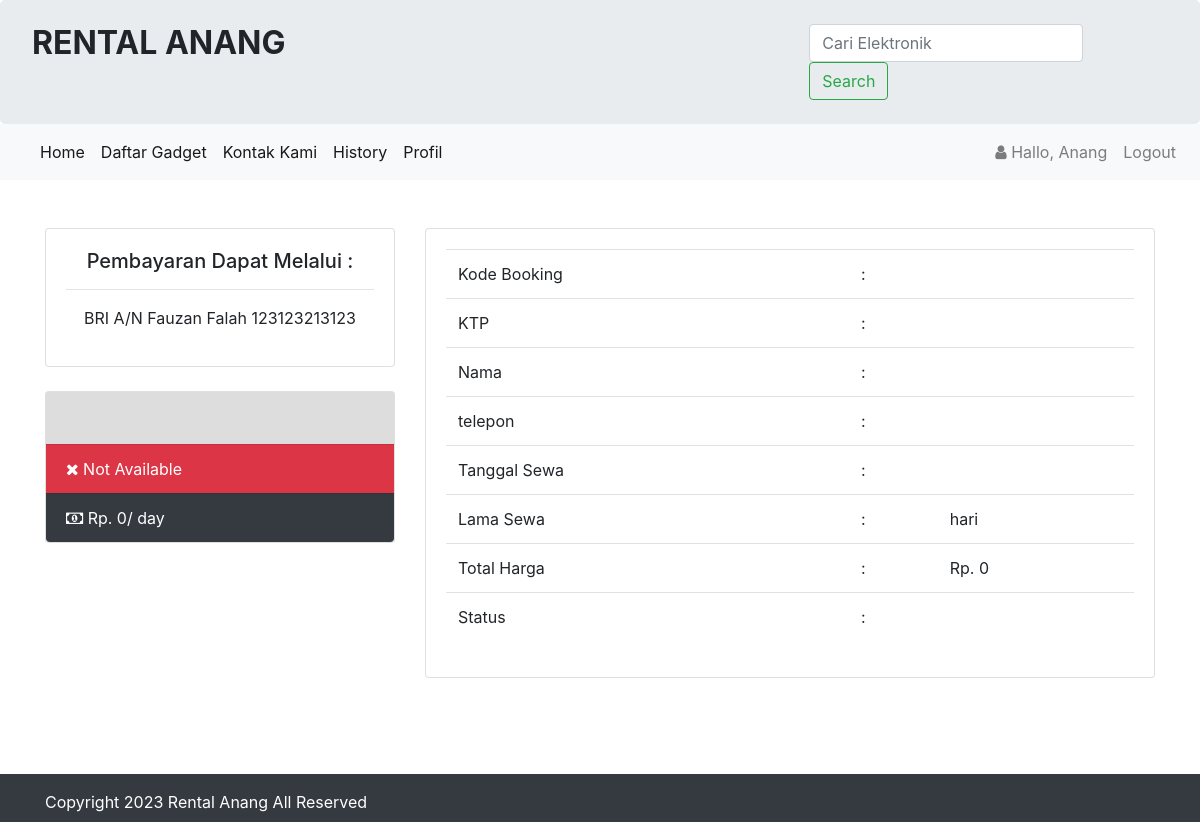
Page /bayar.php (signed in) on the earlier database version.
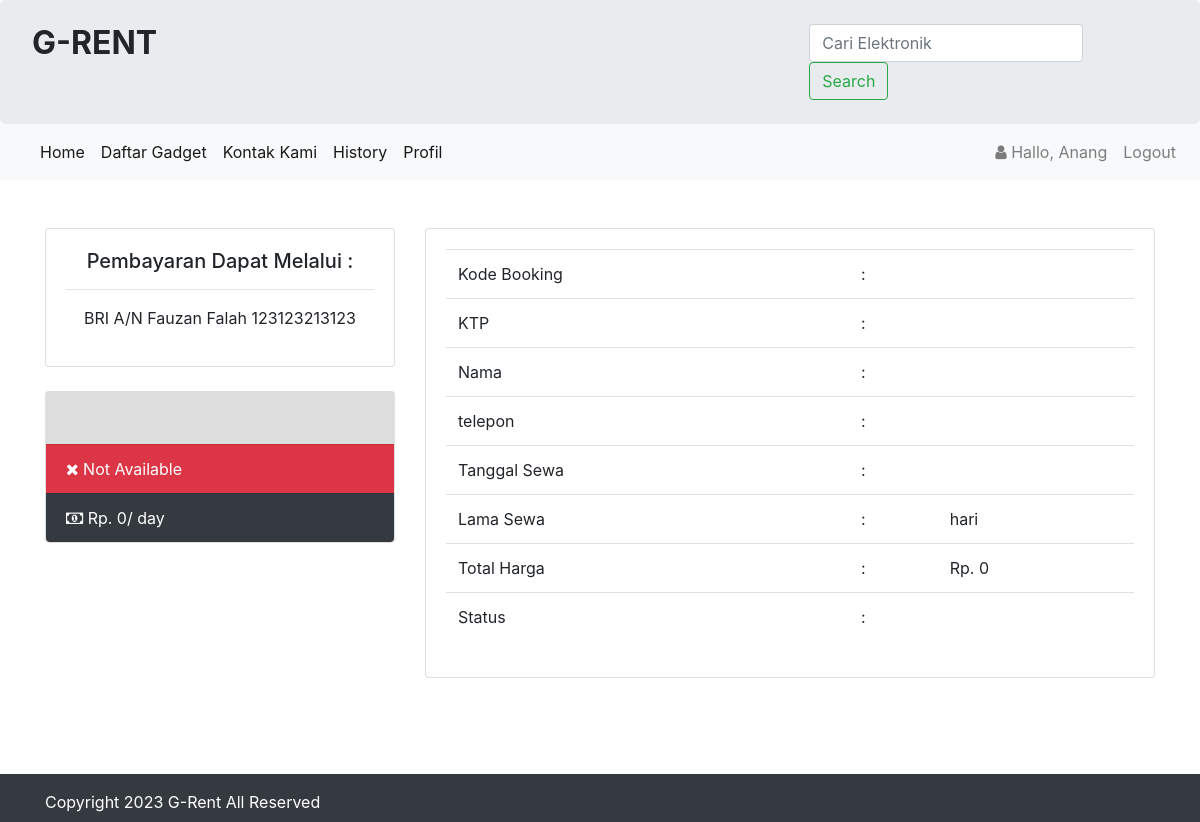
Same page on the later database version.
### tables this page shows
CREATE TABLE `infoweb` (
  `id` int(11) NOT NULL,
  `nama_rental` varchar(255) DEFAULT NULL,
  `telp` varchar(15) DEFAULT NULL,
  `alamat` text DEFAULT NULL,
  `email` varchar(255) DEFAULT NULL,
  `no_rek` text DEFAULT NULL,
  `updated_at` timestamp NOT NULL DEFAULT current_timestamp()
);

### koneksi/koneksi.php (called while the page is built, shortened)
<?php
    $user = 'root';
    $pass = '';
    $koneksi = new PDO("mysql:host=localhost;dbname=codekop_free_rental", $user, $pass);
    $sql_web = "SELECT * FROM infoweb WHERE id = 1";
    $row_web = $koneksi->prepare($sql_web);
    $row_web->execute();
    $info_web = $row_web->fetch(PDO::FETCH_OBJ);
?>

### bayar.php (the view, shortened to what the changed rows need)
<?php
    require 'koneksi/koneksi.php';
    include 'header.php';
?>
<br>
<br>
<div class="container">
<div class="row">
    <div class="col-sm-4">
        <div class="card">
            <div class="card-body text-center">
                <h5>Pembayaran Dapat Melalui :</h5>
                <hr/>
                <p> <?= $info_web->no_rek;?> </p>
            </div>
        </div>
        <br/>
    </div>
</div>
</div>
<br>
<br>
<br>
<?php include 'footer.php';?>

### header.php (shortened to what the changed rows need)
<!doctype html>
<html lang="en">
  <head>
    <link rel="stylesheet" href="assets/css/bootstrap.css" >
    <link rel="stylesheet" href="assets/css/font-awesome.css" >
  </head>
  <body>
    <div class="jumbotron pt-4 pb-4">
        <div class="row">
            <div class="col-sm-8">
                <h2><b style="text-transform:uppercase;"><?= $info_web->nama_rental;?> </b></h2>
            </div>
        </div>
    </div>

### footer.php (shortened to what the changed rows need)
    <div class="footer mt-4 bg-dark text-white pt-3 pb-2">
      <div class="container">
        Copyright <?= date('Y');?> <?= $info_web->nama_rental;?> All Reserved
      </div>
    </div>
  </body>
</html>

Differences in the rows shown:
changed infoweb "BRI A/N Fauzan Falah 123123213123": nama_rental "RENTAL ANANG" → "G-RENT"; nama_rental "Rental Anang" → "G-Rent"
